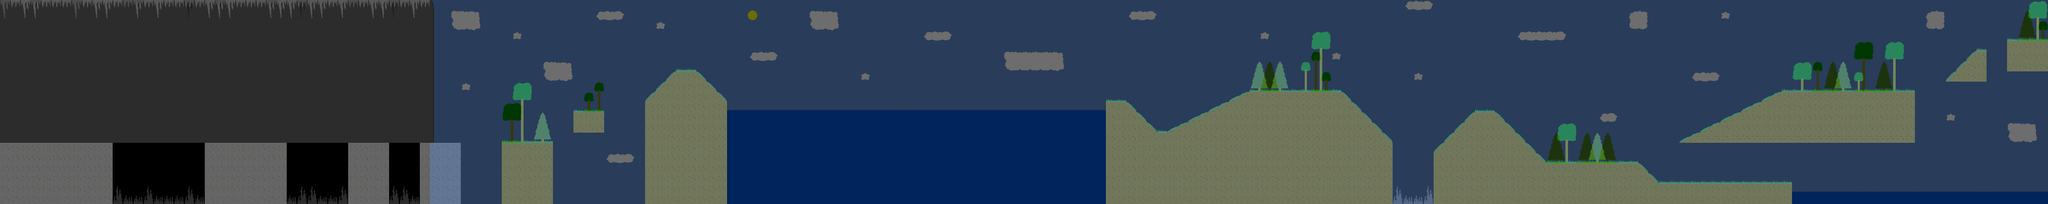

A 2D game scene composited from a Tiled map and its tileset images. What follows is a short description and the map's XML, with each tile layer's data collapsed to a summary:
An orthogonal 200x20 tile map with 24x24 px tiles, 2 tile layers (Tile Layer 1, BackGround).

<map version="1.0" orientation="orthogonal" width="200" height="20" tilewidth="24" tileheight="24">
 <tileset firstgid="1" name="phase6TileSetpng" tilewidth="24" tileheight="24">
  <image source="phase6TileSetpng.png" width="384" height="168" />
 </tileset>
 <layer name="Tile Layer 1" width="200" height="20">
  <data>[4000 cells, 3989 non-empty, 32 distinct tile ids]</data>
 </layer>
 <layer name="BackGround" width="200" height="20" opacity="0.43">
  <data>[4000 cells, 4000 non-empty, 43 distinct tile ids]</data>
 </layer>
</map>
